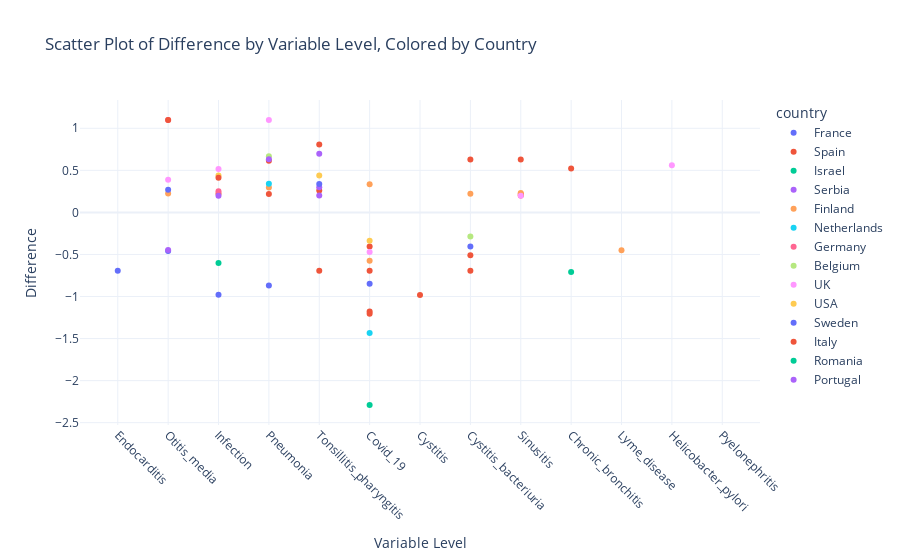

The code cell stored with this chart in its notebook:
### Code cell
import pandas as pd
import plotly.express as px

# Filter the DataFrame
filtered_df = df.query("variable_name == 'Indication on index date'").query("set == 'prev'")

# Create an interactive scatter plot
fig = px.scatter(
    filtered_df,
    x='variable_level',
    y='log_diff',
    color='country',
    title='Scatter Plot of Difference by Variable Level, Colored by Country',
    labels={
        'variable_level': 'Variable Level',
        'log_diff': 'Difference'
    },
    color_continuous_scale='Viridis'
)

# Update layout for better readability
fig.update_layout(
    xaxis_title='Variable Level',
    yaxis_title='Difference',
    xaxis_tickangle=45,
    template='plotly_white'
)

# Show the plot
fig.show()

### Figure 1 — Plotly figure (JSON) as saved in the notebook; plotly's stock layout.template omitted (floating-point values rounded to 4 significant figures)
{"data": [{"hovertemplate": "country=France<br>Variable Level=%{x}<br>Difference=%{y}<extra></extra>", "legendgroup": "France", "marker": {"color": "#636efa", "symbol": "circle"}, "mode": "markers", "name": "France", "orientation": "v", "showlegend": true, "type": "scatter", "x": ["Endocarditis", "Otitis_media", "Infection", "Pneumonia", "Tonsillitis_pharyngitis"], "xaxis": "x", "y": [-0.6931, -0.4595, -0.9778, -0.8701, null], "yaxis": "y"}, {"hovertemplate": "country=Spain<br>Variable Level=%{x}<br>Difference=%{y}<extra></extra>", "legendgroup": "Spain", "marker": {"color": "#EF553B", "symbol": "circle"}, "mode": "markers", "name": "Spain", "orientation": "v", "showlegend": true, "type": "scatter", "x": ["Covid_19", "Tonsillitis_pharyngitis", "Cystitis", "Pneumonia", "Covid_19", "Cystitis_bacteriuria", "Sinusitis", "Tonsillitis_pharyngitis", "Covid_19", "Infection", "Chronic_bronchitis", "Covid_19", "Cystitis_bacteriuria", "Pneumonia", "Sinusitis"], "xaxis": "x", "y": [-1.179, -0.6931, -0.9808, 0.2189, -1.204, -0.5108, 0.2183, 0.2591, -0.4055, 0.2218, null, -0.6931, -0.6931, 0.6131, 0.2007], "yaxis": "y"}, {"hovertemplate": "country=Israel<br>Variable Level=%{x}<br>Difference=%{y}<extra></extra>", "legendgroup": "Israel", "marker": {"color": "#00cc96", "symbol": "circle"}, "mode": "markers", "name": "Israel", "orientation": "v", "showlegend": true, "type": "scatter", "x": ["Covid_19", "Covid_19", "Infection"], "xaxis": "x", "y": [null, -2.29, -0.6028], "yaxis": "y"}, {"hovertemplate": "country=Serbia<br>Variable Level=%{x}<br>Difference=%{y}<extra></extra>", "legendgroup": "Serbia", "marker": {"color": "#ab63fa", "symbol": "circle"}, "mode": "markers", "name": "Serbia", "orientation": "v", "showlegend": true, "type": "scatter", "x": ["Otitis_media", "Tonsillitis_pharyngitis", "Cystitis_bacteriuria"], "xaxis": "x", "y": [null, 0.3005, null], "yaxis": "y"}, {"hovertemplate": "country=Finland<br>Variable Level=%{x}<br>Difference=%{y}<extra></extra>", "legendgroup": "Finland", "marker": {"color": "#FFA15A", "symbol": "circle"}, "mode": "markers", "name": "Finland", "orientation": "v", "showlegend": true, "type": "scatter", "x": ["Covid_19", "Otitis_media", "Pneumonia", "Sinusitis", "Lyme_disease", "Cystitis_bacteriuria", "Covid_19"], "xaxis": "x", "y": [-0.5754, 0.2255, 0.295, 0.23, -0.4502, 0.2231, 0.334], "yaxis": "y"}, {"hovertemplate": "country=Netherlands<br>Variable Level=%{x}<br>Difference=%{y}<extra></extra>", "legendgroup": "Netherlands", "marker": {"color": "#19d3f3", "symbol": "circle"}, "mode": "markers", "name": "Netherlands", "orientation": "v", "showlegend": true, "type": "scatter", "x": ["Covid_19", "Pneumonia"], "xaxis": "x", "y": [-1.435, 0.3395], "yaxis": "y"}, {"hovertemplate": "country=Germany<br>Variable Level=%{x}<br>Difference=%{y}<extra></extra>", "legendgroup": "Germany", "marker": {"color": "#FF6692", "symbol": "circle"}, "mode": "markers", "name": "Germany", "orientation": "v", "showlegend": true, "type": "scatter", "x": ["Covid_19", "Helicobacter_pylori", "Otitis_media", "Tonsillitis_pharyngitis", "Infection"], "xaxis": "x", "y": [null, null, 1.099, null, 0.2503], "yaxis": "y"}, {"hovertemplate": "country=Belgium<br>Variable Level=%{x}<br>Difference=%{y}<extra></extra>", "legendgroup": "Belgium", "marker": {"color": "#B6E880", "symbol": "circle"}, "mode": "markers", "name": "Belgium", "orientation": "v", "showlegend": true, "type": "scatter", "x": ["Covid_19", "Otitis_media", "Pneumonia", "Pyelonephritis", "Tonsillitis_pharyngitis", "Infection", "Cystitis_bacteriuria", "Pneumonia", "Infection", "Pneumonia"], "xaxis": "x", "y": [null, null, null, null, null, null, -0.2877, 0.669, null, null], "yaxis": "y"}, {"hovertemplate": "country=UK<br>Variable Level=%{x}<br>Difference=%{y}<extra></extra>", "legendgroup": "UK", "marker": {"color": "#FF97FF", "symbol": "circle"}, "mode": "markers", "name": "UK", "orientation": "v", "showlegend": true, "type": "scatter", "x": ["Covid_19", "Helicobacter_pylori", "Infection", "Otitis_media", "Pneumonia", "Sinusitis"], "xaxis": "x", "y": [-0.47, 0.5596, 0.5157, 0.3891, 1.099, 0.1978], "yaxis": "y"}, {"hovertemplate": "country=USA<br>Variable Level=%{x}<br>Difference=%{y}<extra></extra>", "legendgroup": "USA", "marker": {"color": "#FECB52", "symbol": "circle"}, "mode": "markers", "name": "USA", "orientation": "v", "showlegend": true, "type": "scatter", "x": ["Covid_19", "Infection", "Tonsillitis_pharyngitis"], "xaxis": "x", "y": [-0.3365, 0.4377, 0.4385], "yaxis": "y"}, {"hovertemplate": "country=Sweden<br>Variable Level=%{x}<br>Difference=%{y}<extra></extra>", "legendgroup": "Sweden", "marker": {"color": "#636efa", "symbol": "circle"}, "mode": "markers", "name": "Sweden", "orientation": "v", "showlegend": true, "type": "scatter", "x": ["Covid_19", "Cystitis_bacteriuria", "Otitis_media", "Tonsillitis_pharyngitis"], "xaxis": "x", "y": [-0.8473, -0.4055, 0.2683, 0.3365], "yaxis": "y"}, {"hovertemplate": "country=Italy<br>Variable Level=%{x}<br>Difference=%{y}<extra></extra>", "legendgroup": "Italy", "marker": {"color": "#EF553B", "symbol": "circle"}, "mode": "markers", "name": "Italy", "orientation": "v", "showlegend": true, "type": "scatter", "x": ["Chronic_bronchitis", "Cystitis_bacteriuria", "Infection", "Otitis_media", "Sinusitis", "Tonsillitis_pharyngitis"], "xaxis": "x", "y": [0.5232, 0.6286, 0.413, 1.099, 0.6286, 0.8082], "yaxis": "y"}, {"hovertemplate": "country=Romania<br>Variable Level=%{x}<br>Difference=%{y}<extra></extra>", "legendgroup": "Romania", "marker": {"color": "#00cc96", "symbol": "circle"}, "mode": "markers", "name": "Romania", "orientation": "v", "showlegend": true, "type": "scatter", "x": ["Chronic_bronchitis"], "xaxis": "x", "y": [-0.7082], "yaxis": "y"}, {"hovertemplate": "country=Portugal<br>Variable Level=%{x}<br>Difference=%{y}<extra></extra>", "legendgroup": "Portugal", "marker": {"color": "#ab63fa", "symbol": "circle"}, "mode": "markers", "name": "Portugal", "orientation": "v", "showlegend": true, "type": "scatter", "x": ["Otitis_media", "Pneumonia", "Tonsillitis_pharyngitis", "Infection", "Tonsillitis_pharyngitis"], "xaxis": "x", "y": [-0.4457, 0.6327, 0.2012, 0.1992, 0.6959], "yaxis": "y"}], "layout": {"legend": {"title": {"text": "country"}, "tracegroupgap": 0}, "title": {"text": "Scatter Plot of Difference by Variable Level, Colored by Country"}, "xaxis": {"anchor": "y", "domain": [0, 1], "tickangle": 45, "title": {"text": "Variable Level"}}, "yaxis": {"anchor": "x", "domain": [0, 1], "title": {"text": "Difference"}}}}
